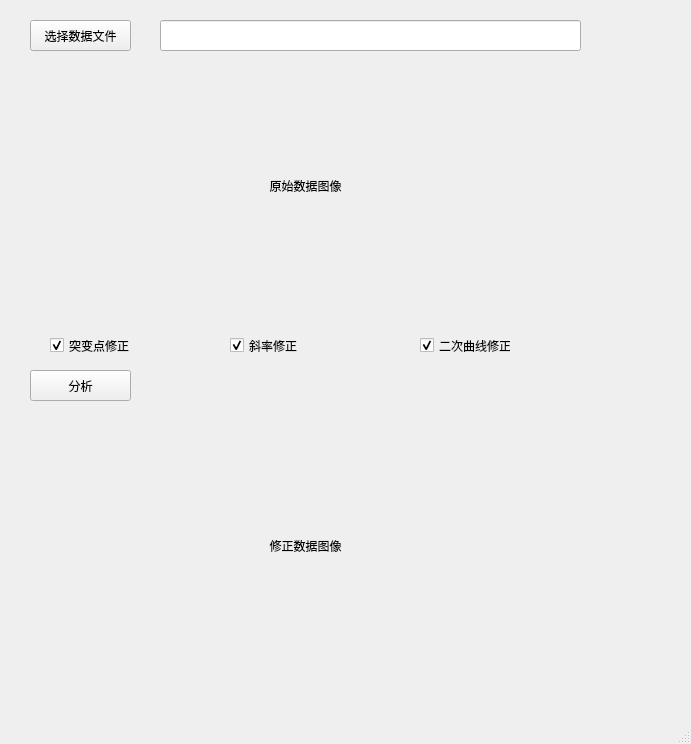
<?xml version="1.0" encoding="UTF-8"?>
<ui version="4.0">
 <class>MainWindow</class>
 <widget class="QMainWindow" name="MainWindow">
  <property name="geometry">
   <rect>
    <x>0</x>
    <y>0</y>
    <width>691</width>
    <height>744</height>
   </rect>
  </property>
  <property name="windowTitle">
   <string>Server Data Processing</string>
  </property>
  <widget class="QWidget" name="centralwidget">
   <widget class="QPushButton" name="pbt_selectdata">
    <property name="geometry">
     <rect>
      <x>30</x>
      <y>20</y>
      <width>101</width>
      <height>31</height>
     </rect>
    </property>
    <property name="text">
     <string>选择数据文件</string>
    </property>
   </widget>
   <widget class="QLineEdit" name="lineEdit_csv">
    <property name="geometry">
     <rect>
      <x>160</x>
      <y>20</y>
      <width>421</width>
      <height>31</height>
     </rect>
    </property>
   </widget>
   <widget class="QLabel" name="lbl_ori">
    <property name="geometry">
     <rect>
      <x>30</x>
      <y>60</y>
      <width>551</width>
      <height>251</height>
     </rect>
    </property>
    <property name="layoutDirection">
     <enum>Qt::LeftToRight</enum>
    </property>
    <property name="text">
     <string>原始数据图像</string>
    </property>
    <property name="alignment">
     <set>Qt::AlignCenter</set>
    </property>
   </widget>
   <widget class="QLabel" name="lbl_new">
    <property name="geometry">
     <rect>
      <x>30</x>
      <y>420</y>
      <width>551</width>
      <height>251</height>
     </rect>
    </property>
    <property name="layoutDirection">
     <enum>Qt::LeftToRight</enum>
    </property>
    <property name="text">
     <string>修正数据图像</string>
    </property>
    <property name="alignment">
     <set>Qt::AlignCenter</set>
    </property>
   </widget>
   <widget class="QPushButton" name="pbt_analysis">
    <property name="geometry">
     <rect>
      <x>30</x>
      <y>370</y>
      <width>101</width>
      <height>31</height>
     </rect>
    </property>
    <property name="text">
     <string>分析</string>
    </property>
   </widget>
   <widget class="QCheckBox" name="checkBox_point">
    <property name="geometry">
     <rect>
      <x>50</x>
      <y>330</y>
      <width>91</width>
      <height>31</height>
     </rect>
    </property>
    <property name="text">
     <string>突变点修正</string>
    </property>
    <property name="checked">
     <bool>true</bool>
    </property>
   </widget>
   <widget class="QCheckBox" name="checkBox_slope">
    <property name="geometry">
     <rect>
      <x>230</x>
      <y>330</y>
      <width>91</width>
      <height>31</height>
     </rect>
    </property>
    <property name="text">
     <string>斜率修正</string>
    </property>
    <property name="checked">
     <bool>true</bool>
    </property>
   </widget>
   <widget class="QCheckBox" name="checkBox_curve">
    <property name="geometry">
     <rect>
      <x>420</x>
      <y>330</y>
      <width>91</width>
      <height>31</height>
     </rect>
    </property>
    <property name="text">
     <string>二次曲线修正</string>
    </property>
    <property name="checked">
     <bool>true</bool>
    </property>
   </widget>
  </widget>
  <widget class="QMenuBar" name="menubar">
   <property name="geometry">
    <rect>
     <x>0</x>
     <y>0</y>
     <width>691</width>
     <height>23</height>
    </rect>
   </property>
  </widget>
  <widget class="QStatusBar" name="statusbar"/>
 </widget>
 <resources/>
 <connections/>
</ui>
